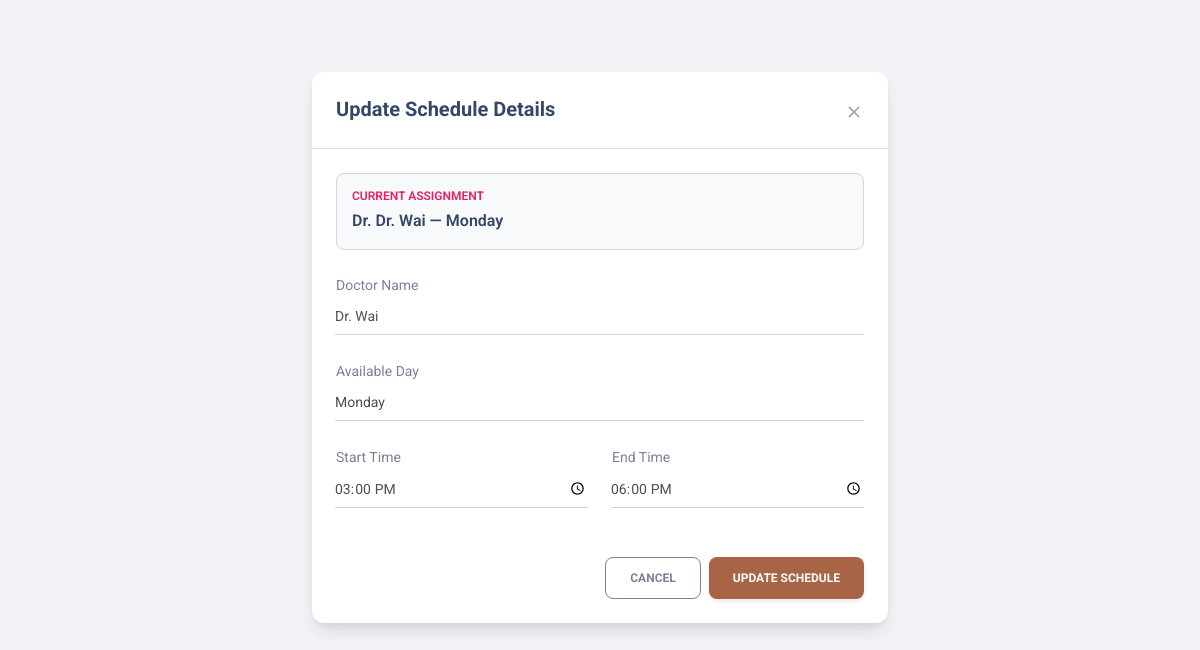
Screenshot of /pages/Schedule_Update.php?scheduleID=3 (signed in) with the database file from the repository.
### tables this page shows
CREATE TABLE `schedule` (
  `scheduleID` int(11) NOT NULL,
  `doctorID` int(11) NOT NULL,
  `available_day` enum('Monday','Tuesday','Wednesday','Thursday','Friday','Saturday','Sunday') NOT NULL,
  `start_time` time NOT NULL,
  `end_time` time NOT NULL
);

CREATE TABLE `doctor` (
  `doctorID` int(11) NOT NULL,
  `doctorName` varchar(100) NOT NULL,
  `specialization` varchar(100) NOT NULL,
  `phone` varchar(20) NOT NULL,
  `email` varchar(100) NOT NULL,
  `image` varchar(255) NOT NULL
);

### pages/Schedule_Update.php (the view, shortened to what this page needs)
<?php
include("connect.php");
if(isset($_GET['scheduleID'])) {
    $scheduleID = mysqli_real_escape_string($connect, $_GET['scheduleID']);
    $query = "SELECT s.*, d.doctorName FROM schedule s
              INNER JOIN doctor d ON s.doctorID = d.doctorID
              WHERE s.scheduleID = '$scheduleID'";
    $result = mysqli_query($connect, $query);
    $arr = mysqli_fetch_array($result);
}
?>
<!DOCTYPE html>
<html lang="en">
<head>
    <link id="pagestyle" href="../assets/css/material-dashboard.css?v=3.1.0" rel="stylesheet" />
</head>
<body class="g-sidenav-show bg-gray-200">
    <main class="main-content">
        <div class="container-fluid py-4">
            <div class="row justify-content-center mt-5">
                <div class="col-lg-6 col-md-8">
                    <div class="card shadow-lg">
                        <div class="card-header-custom d-flex justify-content-between align-items-center">
                            <h5 class="mb-0 font-weight-bolder">Update Schedule Details</h5>
                            <a href="Schedule_Entry.php" class="btn-close text-dark"><i class="material-icons">close</i></a>
                        </div>
                        <div class="card-body">
                            <form action="Schedule_Update.php" method="POST">
                                <div class="mb-4">
                                    <div class="info-box">
                                        <p class="text-xs text-uppercase font-weight-bold mb-1 text-primary">Current Assignment</p>
                                        <h6 class="mb-0">Dr. <?php echo $arr['doctorName'] ?> — <?php echo $arr['available_day'] ?></h6>
                                    </div>
                                </div>
                                <div class="input-group input-group-static mb-4">
                                    <label>Doctor Name</label>
                                    <select name="cbodoctor" class="form-control" required>
                                        <?php
                                        $docQuery = "SELECT * FROM doctor";
                                        $docRes = mysqli_query($connect, $docQuery);
                                        while($docRow = mysqli_fetch_array($docRes)) {
                                            $selected = ($docRow['doctorID'] == $arr['doctorID']) ? "selected" : "";
                                            echo "<option value='".$docRow['doctorID']."' $selected>".$docRow['doctorName']."</option>";
                                        }
                                        ?>
                                    </select>
                                </div>
                                <div class="input-group input-group-static mb-4">
                                    <label>Available Day</label>
                                    <select name="txtDay" class="form-control" required>
                                        <?php
                                        $days = ["Monday", "Tuesday", "Wednesday", "Thursday", "Friday", "Saturday", "Sunday"];
                                        foreach($days as $day) {
                                            $selected = ($day == $arr['available_day']) ? "selected" : "";
                                            echo "<option value='$day' $selected>$day</option>";
                                        }
                                        ?>
                                    </select>
                                </div>
                                <div class="row">
                                    <div class="col-md-6">
                                        <div class="input-group input-group-static mb-4">
                                            <label>Start Time</label>
                                            <input type="time" name="txtStartTime" value="<?php echo $arr['start_time'] ?>" class="form-control" required>
                                        </div>
                                    </div>
                                    <div class="col-md-6">
                                        <div class="input-group input-group-static mb-4">
                                            <label>End Time</label>
                                            <input type="time" name="txtEndTime" value="<?php echo $arr['end_time'] ?>" class="form-control" required>
                                        </div>
                                    </div>
                                </div>
                                <div class="d-flex justify-content-end gap-2 mt-4">
                                    <a href="Schedule_Entry.php" class="btn btn-outline-secondary mb-0">Cancel</a>
                                    <button type="submit" name="btnUpdate" class="btn updatebtn mb-0">Update Schedule</button>
                                </div>
                            </form>
                        </div>
                    </div>
                </div>
            </div>
        </div>
    </main>
</body>
</html>

### pages/Schedule_Update.php (style rules this page uses)
.updatebtn { background-color: #A76545 !important; color: #fff !important; box-shadow: 0 2px 4px rgba(0,0,0,0.1) !important; }
.card-header-custom { background: transparent; border-bottom: 1px solid #dee2e6; padding: 1.5rem; }
.info-box { border: 1px solid #d2d6da; border-radius: 0.5rem; padding: 15px; background: #f8f9fa; }

### rows the page displays
schedule: doctorID.doctorName "Dr. Wai", available_day "Monday", txtStartTime "15:00:00", txtEndTime "18:00:00"

### other values shown
form field cbodoctor "Dr. Wai"
form field txtDay "Monday"
